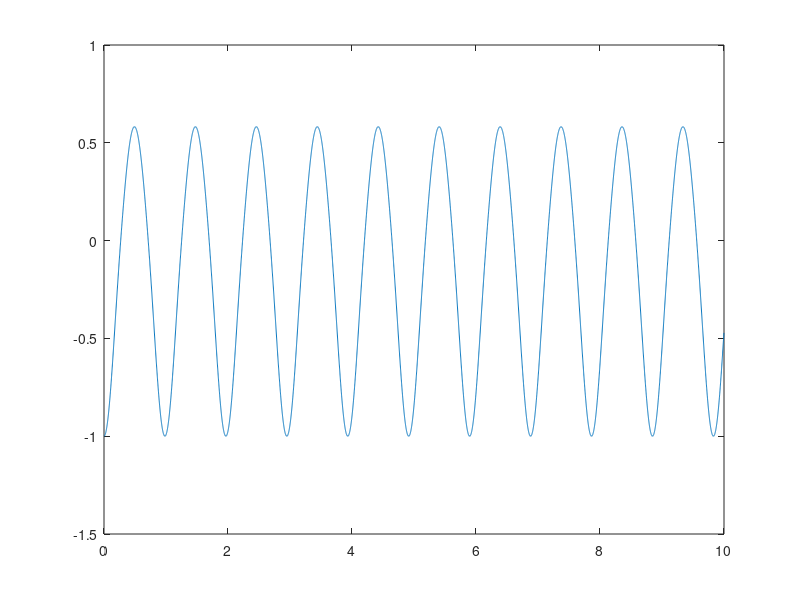

Recreate this plot in MATLAB.

dt = 0.001;
n = floor(10./dt);
d = 0.5;
k = 100.0;
g = 9.81;
m = 1.0;
a = zeros(n,1);
v = zeros(n,1);
y = zeros(n,1);
t = zeros(n,1);
Fk1 = zeros(n,1);
G = zeros(n,1);
y(1) = -1;

for i=1:n-1
    Fk1(i) = -k*y(i)*(1 - d/(sqrt(y(i)*y(i) + d*d)));
    G(i) = -m*g;
    a(i) = (Fk1(i)+G(i))/m;
    v(i+1) = v(i) + a(i)*dt;
    y(i+1) = y(i) + v(i+1)*dt;
    t(i+1) = t(i) + dt;
end

figure()
plot(t,y)
